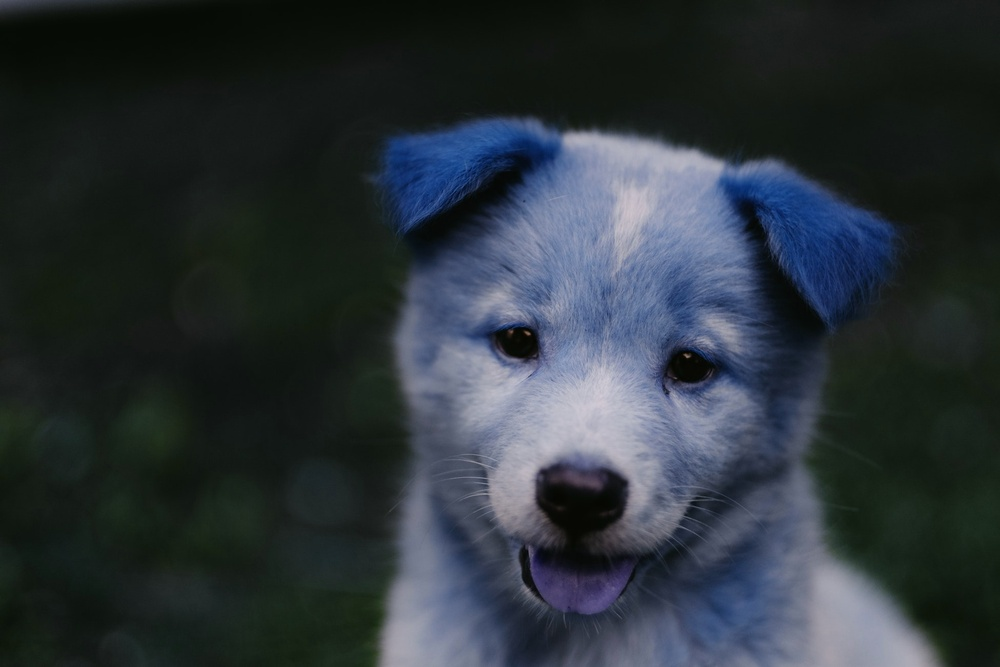
#> input picture New_Image.jpg, 1000 x 667 px, shrunk from 1950 x 1300 before the run, given in place of the camera
$ jupyter execute Optical_Flow_with_OpenCV.ipynb   (shell and % lines are left out)   (text cells are left out)
#> lines starting #> are read from the running program, lines starting #| are printed output that depends on the picture; after the words box and inside, x2 and y2 are one past the last pixel; in counts of white or black regions, pixels touching at a corner belong together
[cell 1]
import cv2
import numpy as np
import matplotlib.pyplot as plt

[cell 2]
corner_track_params = dict(maxCorners=10, qualityLevel=0.3, minDistance=7, blockSize=7)

[cell 3]
lk_params = dict(winSize=(200, 200), maxLevel=2, criteria=(cv2.TERM_CRITERIA_EPS | cv2.TERM_CRITERIA_COUNT, 10, 0.03))

[cell 4]
cap = cv2.VideoCapture(0)

ret, prev_frame = cap.read()
#> prev_frame is the input picture: shape (667, 1000, 3); mean B, G, R 57.4, 51.7, 43.7

prev_gray = cv2.cvtColor(prev_frame, cv2.COLOR_BGR2GRAY)
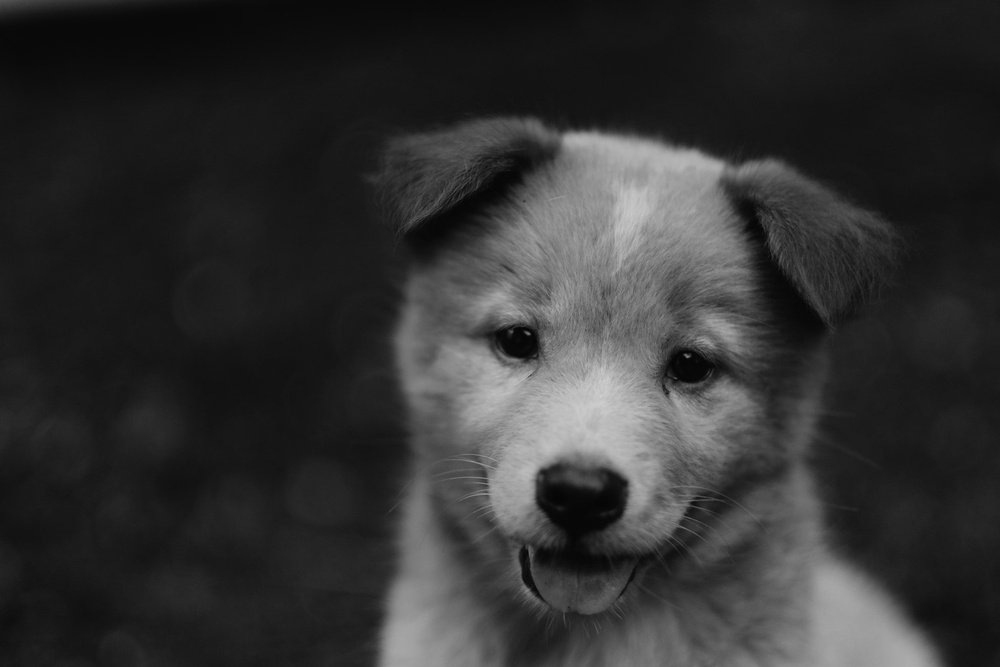
#> prev_gray: shape (667, 1000); min 2, max 206, mean 50

# Points to Track
prevPts = cv2.goodFeaturesToTrack(prev_gray, mask=None, **corner_track_params)
#> prevPts = [[687, 355], [527, 333], [487, 484], [667, 392], [686, 513], [510, 331], [536, 357], [485, 474], [688, 506], [679, 522]]

mask = np.zeros_like(prev_frame)

while True:

    ret, frame = cap.read()

    frame_gray = cv2.cvtColor(frame, cv2.COLOR_BGR2GRAY)

    nextPts, status, err = cv2.calcOpticalFlowPyrLK(prev_gray, frame_gray, prevPts, None, **lk_params)
#> nextPts has the same summary as prevPts; status = [1, 1, 1, 1, 1, 1, 1, 1, 1, 1]; err = [0, 0, 0, 0, 0, 0, 0, 0, 0, 0]

    good_new = nextPts[status==1]
#> good_new has the same summary as prevPts
    good_prev = nextPts[status==1]
#> good_prev has the same summary as prevPts

    for i, (new, prev) in enumerate(zip(good_new, good_prev)):
        x_new, y_new = new.ravel()
        x_prev, y_prev = prev.ravel()

        mask = cv2.line(mask, (x_new, y_new), (x_prev, y_prev), (0, 255, 0), 3)
        frame = cv2.circle(frame, (x_new, y_new), 8, (0,0,255), -1)
#> this loop made 10 passes
#> (x_new, y_new, x_prev, y_prev) on passes 1 to 10: (687, 355, 687, 355), (527, 333, 527, 333), (487, 484, 487, 484), (667, 392, 667, 392), (686, 513, 686, 513), (510, 331, 510, 331), (536, 357, 536, 357), (485, 474, 485, 474), (688, 506, 688, 506), (679, 522, 679, 522)
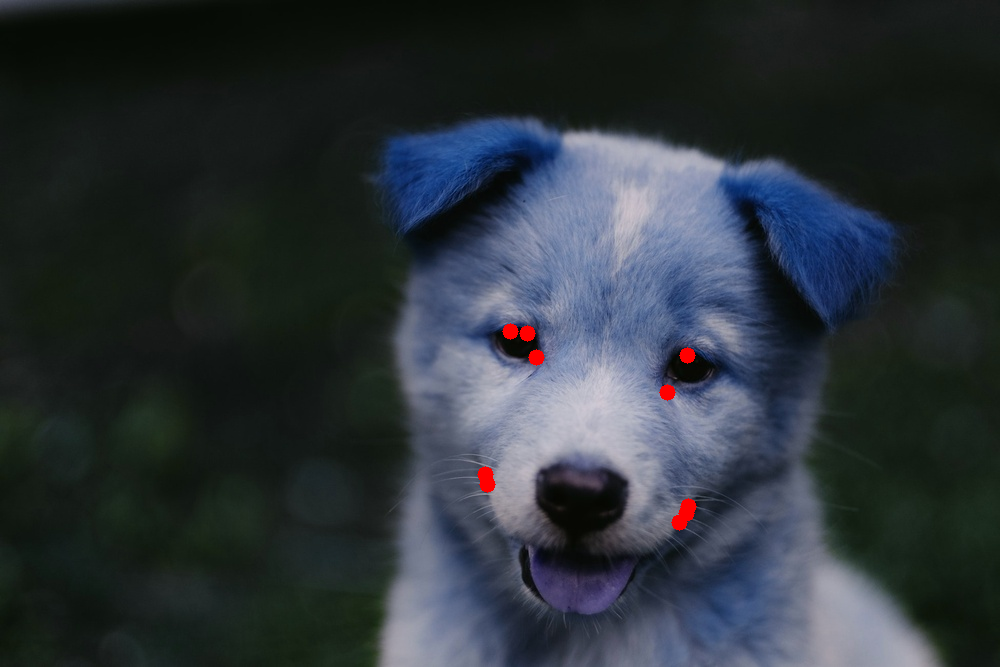
#> frame: shape (667, 1000, 3); mean B, G, R 57.2, 51.5, 44.2
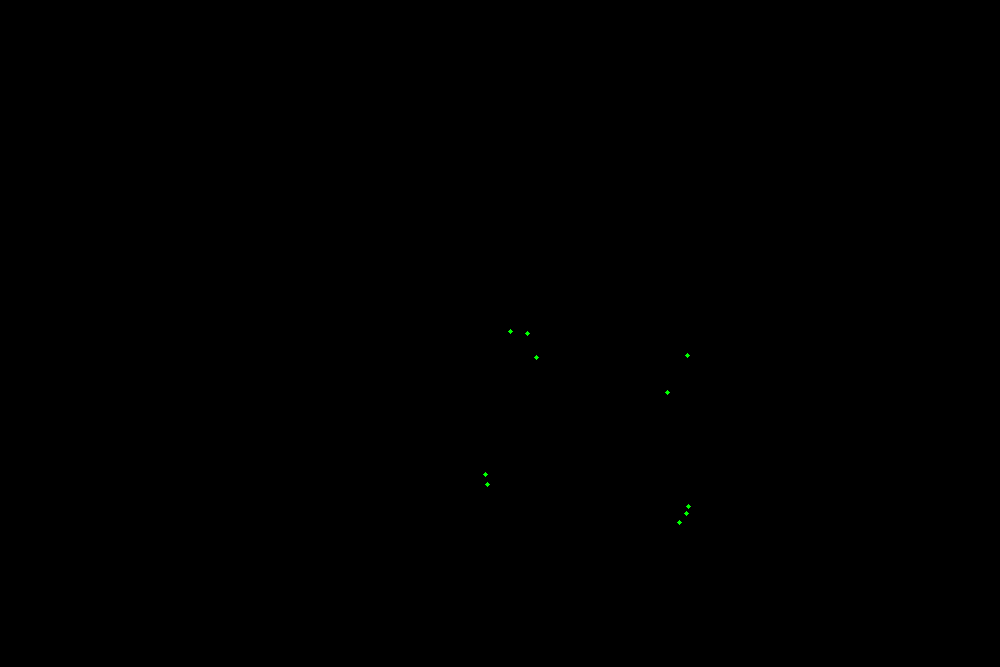
#> mask: shape (667, 1000, 3); mean of channels 0, 1, 2 0, 0, 0; drawn as B, G, R

    img = cv2.add(frame, mask)
    cv2.imshow('Tracking', img)

    k = cv2.waitKey(30) & 0xFF
#> (key Esc is pressed here)
    if k ==27:
        break

    prev_gray = frame_gray.copy()
    prevPts = good_new.reshape(-1, 1, 2)

cv2.destroyAllWindows()
cap.release()

[cell 5]
import cv2
import numpy as np

[cell 6]
cap = cv2.VideoCapture(0)
ret , frame1 = cap.read()

pvr_img = cv2.cvtColor(frame1, cv2.COLOR_BGR2GRAY)

hsv_mask = np.zeros_like(frame1)
hsv_mask[:,:,1] = 255

while True:
    ret, frame2 = cap.read()
    next_img = cv2.cvtColor(frame2, cv2.COLOR_BGR2GRAY)

    flow = cv2.calcOpticalFlowFarneback(pvr_img, next_img, None, 0.5, 3, 15, 3, 5, 1.2, 0)

    # convert to polar co-ordinates
    mag, ang = cv2.cartToPolar(flow[:,:,0], flow[:,:,1], angleInDegrees=True)
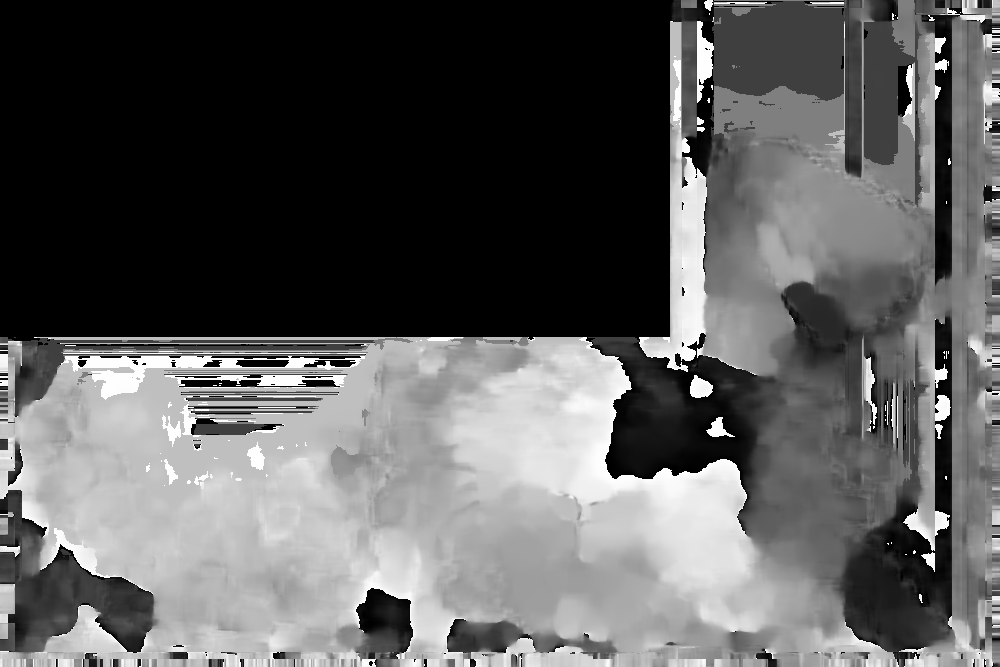
#> ang: shape (667, 1000) float32; min 0, max 360, mean 131.2; drawn with min black and max white

    hsv_mask[:,:,0] = ang/2
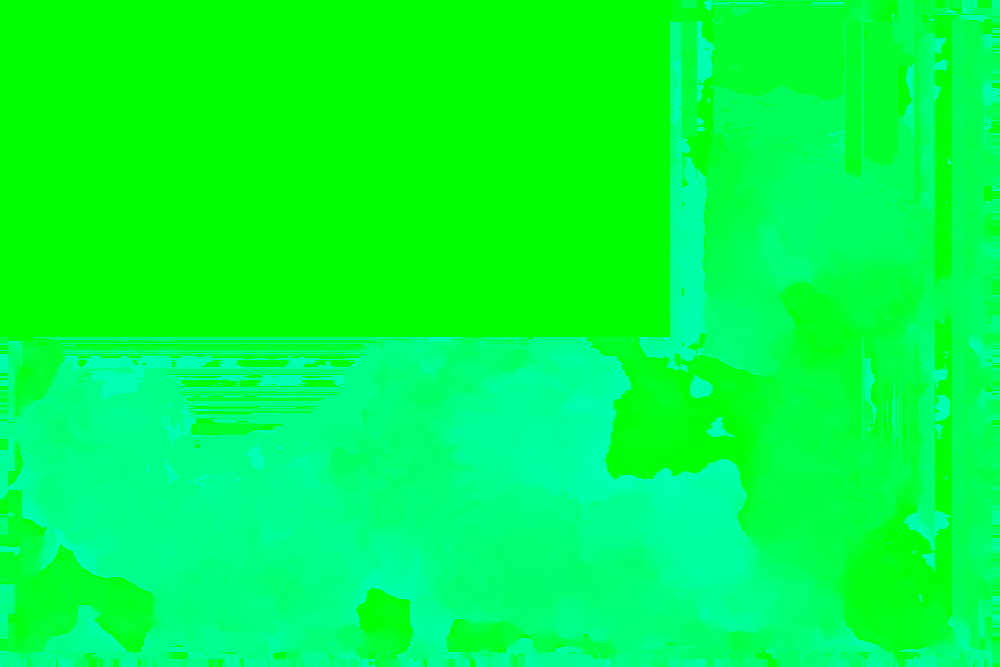
#> hsv_mask: shape (667, 1000, 3); mean of channels 0, 1, 2 65.3, 255, 0; drawn as B, G, R
    hsv_mask[:,:,2] = cv2.normalize(mag, None, 0, 255, cv2.NORM_MINMAX)
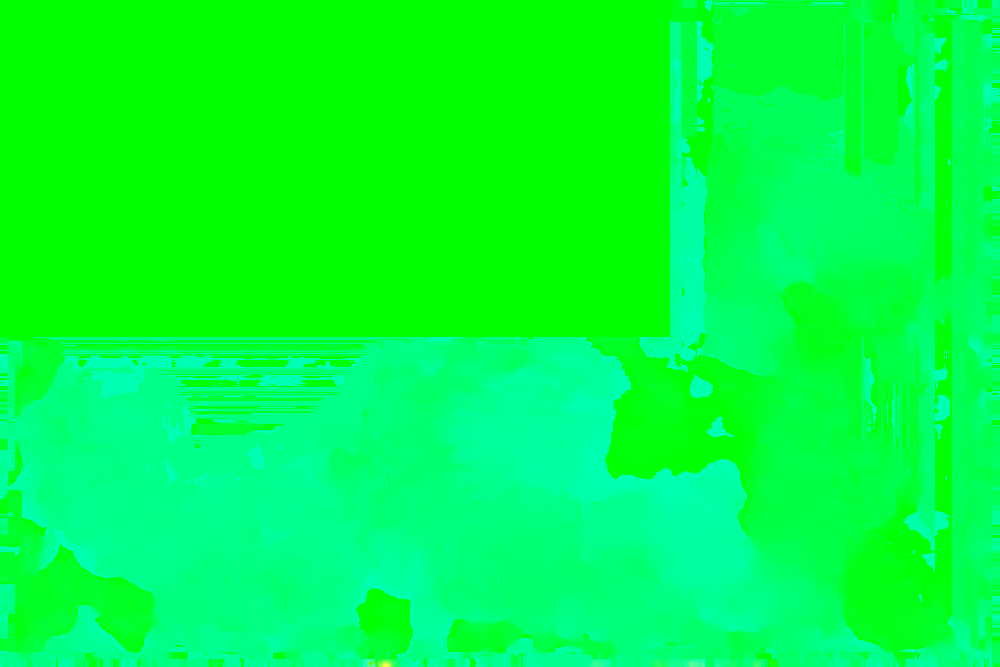
#> hsv_mask: shape (667, 1000, 3); 0.38% of pixels changed, all inside (x1, y1, x2, y2) = (0, 353, 1000, 667); drawn as B, G, R

    bgr = cv2.cvtColor(hsv_mask, cv2.COLOR_HSV2BGR)
    cv2.imshow('Frame', bgr)

    k = cv2.waitKey(10) & 0xFF
#> (key Esc is pressed here)
    if k == 27:
        break

    pvr_img = next_img

cap.release()
cv2.destroyAllWindows()
